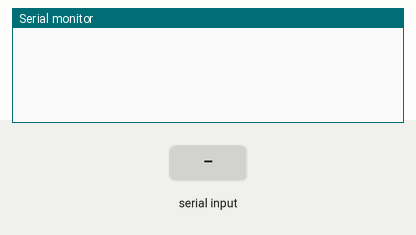
This sketch was run on a simulated Arduino Uno, built with avr-gcc and run on an emulated ATmega328P. On the bench: the last lines printed to the serial monitor. Inputs (shaded band) come from the test bench.

Above: at 1.2 s.
1.3 s: "A" received over Serial
At 2.1 s:
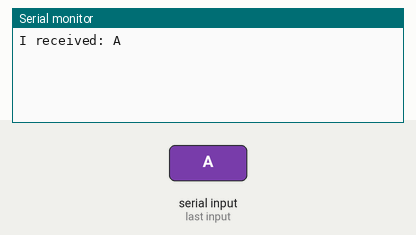
2.8 s: byte 68 (68) received over Serial
At 4.5 s:
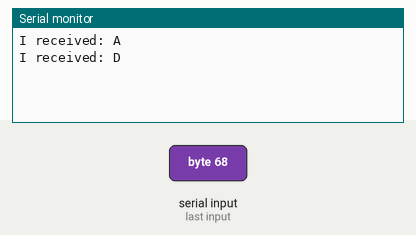
4.8 s: byte 100 (100) received over Serial
At 6.3 s:
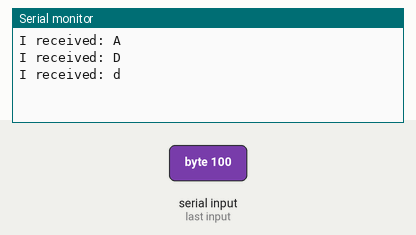
6.8 s: byte 69 (69) received over Serial
At 7.8 s:
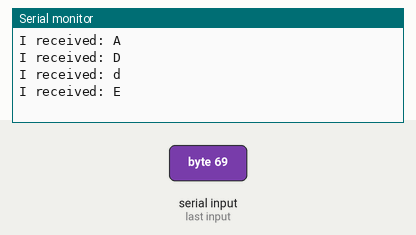
8.8 s: byte 101 (101) received over Serial
At 10.5 s:
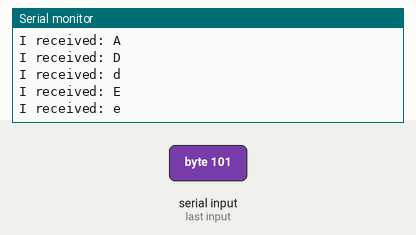
10.8 s: "a" received over Serial
At 12.1 s:
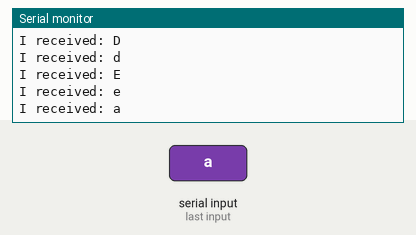

The sketch:

Ex_6_Light_Chain.ino
```cpp
byte ledY1 = 13;
byte ledR1 = 12;
byte ledG = 11;
byte ledR2 = 10;
byte ledY2 = 9;
int incomingByte = 0;

void setup() {
  // put your setup code here, to run once:
  Serial.begin(115200);
}

void loop () {
if (Serial.available() > 0 ) {
incomingByte = Serial.read();

  if (incomingByte == 65 or incomingByte == 97){
  Serial.print("I received: ");
  Serial.println((char)incomingByte);
  digitalWrite(ledY1,HIGH);
  delay(2000);
  digitalWrite(ledY1,LOW);
}

  if (incomingByte == 66 or incomingByte == 98){
  Serial.print("I received: ");
  Serial.println((char)incomingByte);
  digitalWrite(ledR1,HIGH);
  delay(2000);
  digitalWrite(ledR1,LOW);
}

  if (incomingByte == 67 or incomingByte == 99){
  Serial.print("I received: ");
  Serial.println((char)incomingByte);
  digitalWrite(ledG,HIGH);
  delay(2000);
  digitalWrite(ledG,LOW);
}
  if (incomingByte == 68 or incomingByte == 100){
  Serial.print("I received: ");
  Serial.println((char)incomingByte);
  digitalWrite(ledR2,HIGH);
  delay(2000);
  digitalWrite(ledR2,LOW);
}
  if (incomingByte == 69 or incomingByte == 101){
  Serial.print("I received: ");
  Serial.println((char)incomingByte);
  digitalWrite(ledY2,HIGH);
  delay(2000);
  digitalWrite(ledY2,LOW);
}

}
}
```

Measured:
- after the input at 1.3 s, the serial monitor: prints a new line at once (image 1)
- after the input at 2.8 s, the serial monitor: prints a new line after 0.50 s (image 2)
- after the input at 4.8 s, the serial monitor: prints a new line after 0.50 s (image 3)
- after the input at 6.8 s, the serial monitor: prints a new line after 0.50 s (image 4)
- after the input at 8.8 s, the serial monitor: prints a new line after 0.50 s (image 5)
- after the input at 10.8 s, the serial monitor: prints a new line after 0.50 s (image 6)
